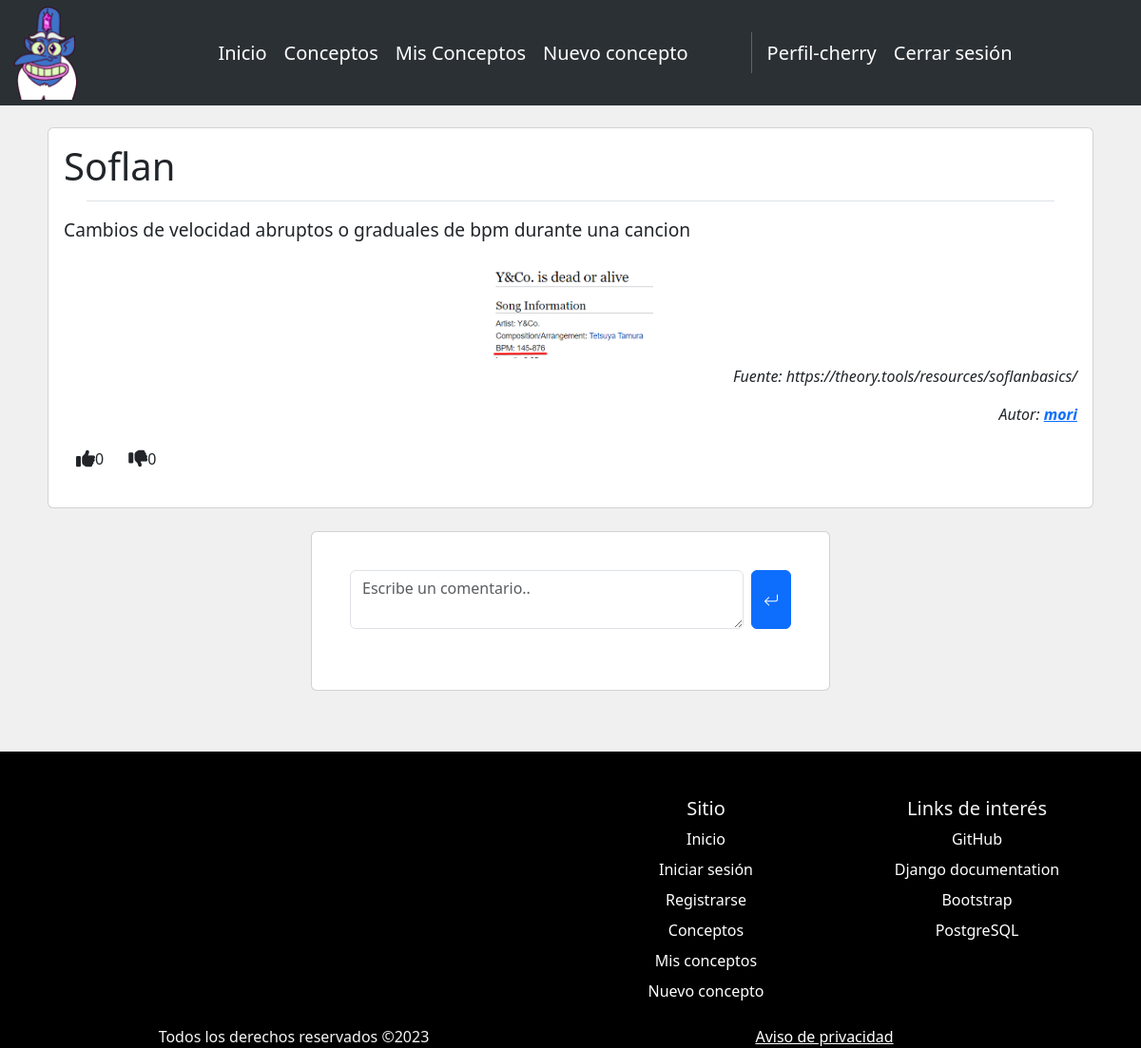
Page /concept/75 (signed in) on the committed database.
### virtualdict/models.py (models this page shows, shortened)
class Concepts(models.Model):
    title = models.CharField(max_length=200)
    definition = models.TextField(default="")
    exampleText = models.TextField(null=True, blank=True)
    exampleImg = models.ImageField(upload_to='posts_img/',null=True, blank=True)
    source = models.CharField(max_length=500)
    user = models.ForeignKey(User, on_delete=models.CASCADE)

### virtualdict/views.py (the view)
# urls.py: path('concept/<int:concept_id>',views.concept,name="concept_view"),
@login_required
def concept(request, concept_id):
    concept = get_object_or_404(Concepts, pk=concept_id)
    pos_reviews = Reviews.objects.filter(concept=concept, review=True)
    comentarios = Comentarios.objects.filter(concept=concept)
    neg_reviews = Reviews.objects.filter(concept=concept, review=False)
    user_review = None
    user_review = Reviews.objects.filter(
        concept=concept, user=request.user).first()
    comentarios_avanzados = []
    for comentario in comentarios:
        try:
            perfil = Perfil.objects.get(user=comentario.user)
        except Perfil.DoesNotExist:
            perfil = None
        comentarios_avanzados.append([perfil,comentario])
    print(comentarios_avanzados)
    return render(request, "concept.html", {
        'concept': concept,
        'positive': len(pos_reviews),
        'negative': len(neg_reviews),
        'user_review': user_review,
        'actual_user': request.user.username,
        'comentarios': comentarios_avanzados
    })

### virtualdict/templates/concept.html (shortened to what this page needs)
{% extends 'base.html' %}
{% load static %}
{% block content %}
<main class="container py-3 mb-5">
    <div class="card card-body mb-4 m-2 ">
        <header class="d-flex justify-content-between">
            <h1 class="card-title">{{concept.title}}</h2>
        </header>
        <ul class="list-unstyled">
            <li class="bd-links-span-all mt-1 mb-3 mx-4 border-top"></li>
            <li>
                <p class="card-text" style="font-size: larger!important;">{{concept.definition}}</p>
            </li>
        </ul>
        <div class="text-center">
            {% if concept.exampleImg %}
                <img src="{{concept.exampleImg.url}}" alt="example img" style="height: auto;" width="200px" class="img-thumbnail btn" data-toggle="modal" data-target="#largerimg" onclick="store(this.src)">
            {% endif %}
        </div>
        <div class="text-end">
            <p style="font-style: italic;">Fuente: {{concept.source}}</p>
              <p style="font-style: italic;">Autor:
                <a href="{% url 'profile' concept.user.username %}">
                <b>{{concept.user.username}}</b>
              </a>
              </p>
        </div>
        <form action="{% url 'concept_reaction' concept.id %}" method="POST">
            <div class="d-flex flex-row">
                <div class="col-auto">
                    <button class="{% if user_review.review %} btn btn-outline-success mb-3 {% else %} btn mb-3 {% endif %}"
                    id="green" type="submit" value="like" name="reaction"><i class="fa fa-thumbs-up fa-lg" aria-hidden="true"></i>{{positive}}</button>
                </div>
                <div class="col-auto">
                    <button class="{% if user_review.review is none %} btn mb-3 {% elif user_review.review is False %} btn btn-outline-danger mb-3 {% else %} btn mb-3  {% endif %}"
                    id="red" type="submit" value="False" name="reaction"><i class="fa fa-thumbs-down fa-lg" aria-hidden="true"></i>{{negative}}</button>
                </div>
            </div>
        </form>
    </div>
    <div class="row d-flex justify-content-center">
        <div class="col-md-8 col-lg-6">
          <div class="card card-body" >
            <div class="card-body p-4">
              <div class="form-outline mb-4">
                    <form class="d-flex " action="{% url 'concept_comment' concept.id %}" method="POST" >
                        <textarea class="form-control me-2" type="comentario" id="comentario" name="comentario" placeholder="Escribe un comentario.."></textarea>
                        <button class="btn btn-primary" type="submit">
                        </button>
                      </form>
            </div>
            </div>
          </div>
        </div>
      </div>
</main>
{% endblock %}

### virtualdict/templates/base.html (shortened to what this page needs)
{% load static %}
<!DOCTYPE html>
<html lang="en">
<head>
    <link href="https://cdn.jsdelivr.net/npm/bootstrap@5.3.1/dist/css/bootstrap.min.css" rel="stylesheet">
    <link rel="stylesheet" href="https://cdn.jsdelivr.net/npm/bootstrap-icons@1.3.0/font/bootstrap-icons.css">
    <link rel="stylesheet" href="{% static 'styles.css' %}">
</head>
<head>
    <nav class="navbar navbar-expand-lg bg-body-tertiary fixed-top" data-bs-theme="dark" id="navbar">
        <div class="container-fluid">
            <a href="/">
                <img class="navbar-brand" src="{% static '/images/glossaryc_face_ico.png' %}" id="logo">
            </a>
          <div class="collapse navbar-collapse justify-content-center" id="navbarNav">
            <ul class="navbar-nav">
                <li class="nav-item">
                    <a class="nav-link" href=" {% url 'home' %} ">Inicio</a>
                </li>
                <li class="nav-item">
                    <a class="nav-link" href="{% url 'concepts' %}">Conceptos</a>
                </li>
                {% if user.is_authenticated %}
                    <li class="nav-item">
                        <a class="nav-link" href="{% url 'defconcepts' %}">Mis Conceptos</a>
                    </li>
                    <li class="nav-item">
                        <a class="nav-link" href="{% url 'newconcept' %}">Nuevo concepto</a>
                    </li>
                {% endif %}
            </ul>
            <div class="ms-5">
                <ul class="navbar-nav">
                    <li class="nav-item py-2 py-lg-1 col-12 col-lg-auto">
                    </li>
                    {% if user.is_authenticated %}
                    <li class="nav-item">
                        <a class="nav-link" href="{% url 'profile' user.username %}">Perfil-{{user.username}}</a>
                    </li>
                    <li class="nav-item">
                        <a class="nav-link" href="{% url 'logout' %}">Cerrar sesión</a>
                    </li>
                    {% endif %}
                </ul>
              </div>
          </div>
        </div>
      </nav>
</head>
<body class="bcolor d-flex flex-column min-vh-100">
    {% block content %}
    {% endblock %}
</body>
<footer class="mt-auto" id="foot">
    <div class="container">
        <div class="row">
            <div class="col mb-3">
            </div>
              <div class="col mb-3">
              </div>
              <div class="col mb-3">
                <h5>Sitio</h5>
                <ul class="nav flex-column">
                  <li class="nav-item mb-2"><a href="{% url 'home' %}" class="nav-link p-0">Inicio</a></li>
                  <li class="nav-item mb-2"><a href="{% url 'login' %}" class="nav-link p-0">Iniciar sesión</a></li>
                  <li class="nav-item mb-2"><a href="{% url 'register' %}" class="nav-link p-0">Registrarse</a></li>
                  <li class="nav-item mb-2"><a href="{% url 'concepts' %}" class="nav-link p-0">Conceptos</a></li>
                  {% if user.is_authenticated %}
                    <li class="nav-item mb-2"><a href="{% url 'defconcepts' %}" class="nav-link p-0">Mis conceptos</a></li>
                    <li class="nav-item mb-2"><a href="{% url 'newconcept' %}" class="nav-link p-0">Nuevo concepto</a></li>
                  {% endif %}
                </ul>
              </div>
              <div class="col mb-3">
                <h5>Links de interés</h5>
                <ul class="nav flex-column">
                  <li class="nav-item mb-2"><a href="https://github.com/xinrin/django-glossaryck" target="_blank" class="nav-link p-0">GitHub</a></li>
                  <li class="nav-item mb-2"><a href="https://docs.djangoproject.com/en/4.2/" target="_blank" class="nav-link p-0">Django documentation</a></li>
                  <li class="nav-item mb-2"><a href="https://getbootstrap.com/" target="_blank" class="nav-link p-0">Bootstrap</a></li>
                  <li class="nav-item mb-2"><a href="https://www.postgresql.org/" target="_blank" class="nav-link p-0">PostgreSQL</a></li>
                </ul>
              </div>
        <div class="row">
            <div class="col-lg-6">
                <p style="margin-bottom: 0;">Todos los derechos reservados ©2023</p>
            </div>
                <div class="col-lg-6">
                    <a href="#" style="margin-bottom: 0;">Aviso de privacidad</a>
                </div>
        </div>
    </div>
</footer>
</html>

### virtualdict/static/styles.css (style rules this page uses)
body { padding-top: 110px; }
footer { text-align: center; background-color: black; color: whitesmoke !important; }
.bcolor { background-color: #f0f0f0; }
#navbar { padding: 1px 1px; transition: 0.3s; width: 100%; }
#navbar a,span { float: left; color: white; text-align: center; padding-right: 10px; text-decoration: none; font-size: 20px; line-height: 35px; border-radius: 4px; }
#navbar #logo { height: auto; width: 70px; transition: 0.4s; }
#foot a { color: white; }

### rows in the picture
Concepts: title "Soflan", definition "Cambios de velocidad abruptos o graduales de bpm durante una cancion", exampleImg (picture), source "https://theory.tools/resources/soflanbasics/", user.username "mori"

### other values in the picture
{{ user.username }} "cherry"
{{ positive }} "0"
{{ negative }} "0"
